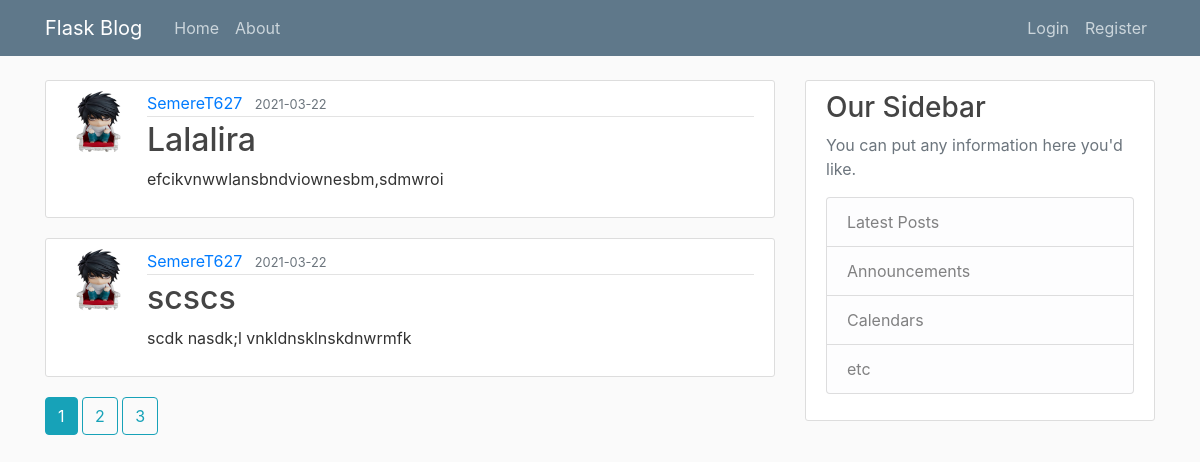
Page /home on the earlier database version.
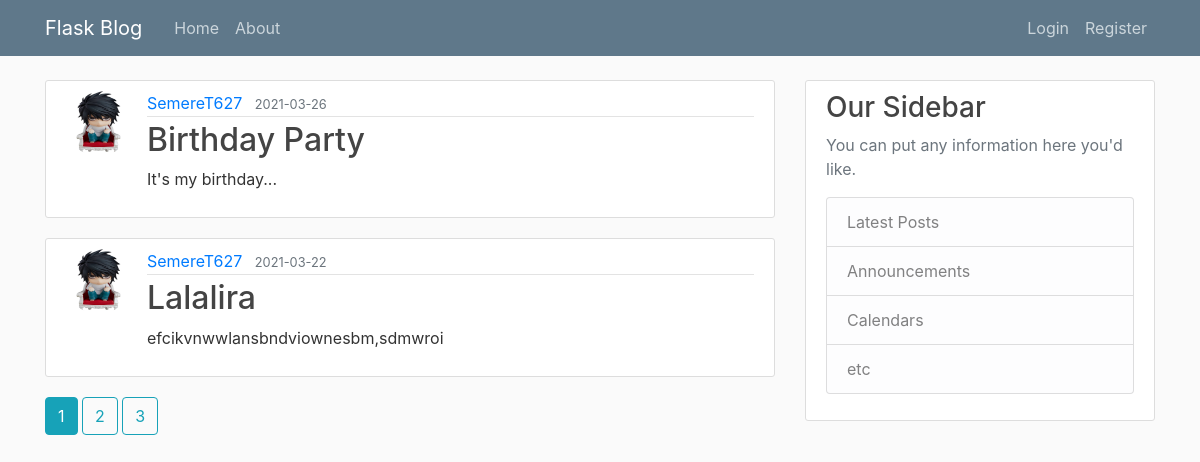
Same page on the later database version.
### flaskblog/models.py (models this page shows, shortened)
class Post(db.Model):
    id = db.Column(db.Integer, primary_key=True)
    title = db.Column(db.String(100), nullable=False)
    date_posted = db.Column(db.DateTime, nullable=False,
                            default=datetime.utcnow)
    content = db.Column(db.Text, nullable=False)
    user_id = db.Column(db.Integer, db.ForeignKey('user.id'), nullable=False)

class User(db.Model, UserMixin):
    id = db.Column(db.Integer, primary_key=True)
    username = db.Column(db.String(20), unique=True, nullable=False)
    email = db.Column(db.String(120), unique=True, nullable=False)
    image_file = db.Column(db.String(20), nullable=False,
                           default="default.jpg")
    password = db.Column(db.String(60), nullable=False)
    posts = db.relationship('Post', backref='author', lazy=True)

### flaskblog/main/routes.py (the view)
@main.route('/')
@main.route('/home')
def home():
    page = request.args.get('page', 1, type=int)
    posts = Post.query.order_by(
        Post.date_posted.desc()).paginate(page=page, per_page=2)
    return render_template('home.html', posts=posts)

### flaskblog/templates/home.html
{%extends "layout.html"%}
{%block content%}
    {% for post in posts.items%}
        <article class="media content-section">
            <img class="rounded-circle article-img" src="{{url_for('static', filename='profile_pics/'+post.author.image_file)}}">
            <div class="media-body">
                <div class="article-metadata">
                    {% if post.author == current_user%}
                        <a class="mr-2" href="{{url_for('users.user_posts',username=post.author.username)}}">{{ post.author.username }}</a>
                    {%else%}
                        <a class="mr-2" href="#">{{ post.author.username }}</a>
                    {% endif%}
                    <small class="text-muted">{{ post.date_posted.strftime('%Y-%m-%d')}}</small>
                </div>
                <h2><a class="article-title" href="{{url_for('posts.post',post_id=post.id)}}">{{ post.title }}</a></h2>
                <p class="article-content">{{ post.content }}</p>
            </div>
        </article>
    {%endfor%}
    {%for page_num in posts.iter_pages(left_edge=1,right_edge=1,left_current=1, right_current=2)%}
        {%if page_num%}
            {%if posts.page == page_num%}
                <a class="btn btn-info mb-4" href="{{url_for('main.home',page=page_num)}}">{{page_num}}</a>
            {%else%}
                <a class="btn btn-outline-info mb-4" href="{{url_for('main.home',page=page_num)}}">{{page_num}}</a>
            {%endif%}
        {%else%}
            ...
        {%endif%}
    {%endfor%}
{%endblock content%}

Differences in the rows shown:
changed Post: date_posted "2021-03-22" → "2021-03-26"; title "scscs" → "Birthday Party"; content "scdk nasdk;l vnkldnsklnskdnwrmfk" → "It's my birthday..."; moves up the list
